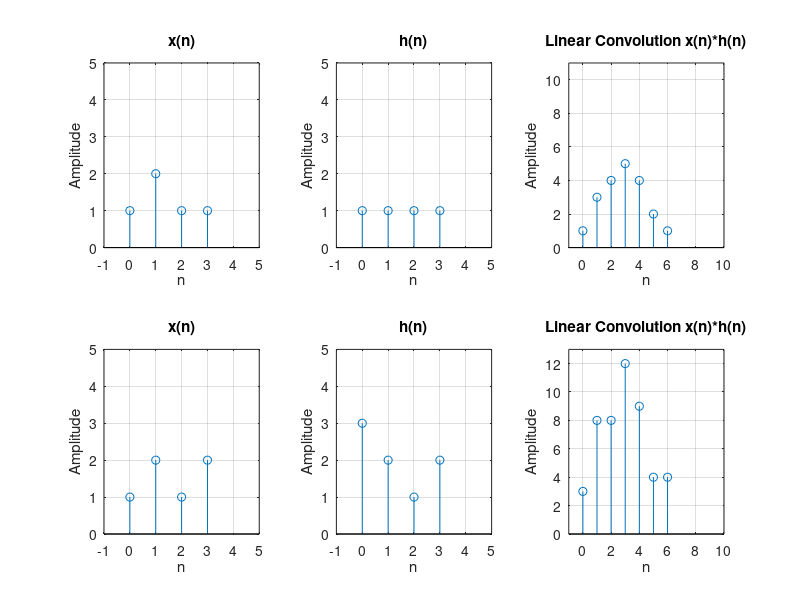

Source code (MATLAB):
%Q1
% Linear Convolution of :- Q1: x(n)=[1 2 1 1]  , h(n)=[1 1 1 1]

clc;
clear;
close;
t = 0:1:6;
t1 = 0:1:3;
t2 = 0:1:3;
xn1 = [1 2 1 1];
hn1 = [1 1 1 1];

yn1 = conv(xn1, hn1);

disp('Linear Convolution of :- Q1: x(n)=[1 2 1 1]  , h(n)=[1 1 1 1]')
disp(yn1);

subplot(2,3,1);
stem(t1,xn1);
axis([-1 5 0 5]);
xlabel('n');
ylabel('Amplitude');
title('x(n)');
grid on;

subplot(2,3,2);
stem(t2,hn1);
xlabel('n');
ylabel('Amplitude');
grid on;
axis([-1 5 0 5]);
title('h(n)');

subplot(2,3,3);
stem(t,yn1);
xlabel('n');
ylabel('Amplitude');
grid on;
axis([-1 10 0 11]);
title('Linear Convolution x(n)*h(n)');

%Q2
% Linear Convolution of x(n)=[1 2 1 2]  , h(n)=[3 2 1 2]

t = 0:1:6;
t1 = 0:1:3;
t2 = 0:1:3;
xn1 = [1 2 1 2];
hn1 = [3 2 1 2];
yn1 = conv(xn1, hn1);

disp('Linear Convolution of x(n)=[1 2 1 2]  , h(n)=[3 2 1 2]')
disp(yn1);

subplot(2,3,4);
stem(t1,xn1);
axis([-1 5 0 5]);
xlabel('n');
ylabel('Amplitude');
title('x(n)');
grid on;

subplot(2,3,5);
stem(t2,hn1);
xlabel('n');
ylabel('Amplitude');
grid on;
axis([-1 5 0 5]);
title('h(n)');

subplot(2,3,6);
stem(t,yn1);
xlabel('n');
ylabel('Amplitude');
grid on;
axis([-1 10 0 13]);
title('Linear Convolution x(n)*h(n)');